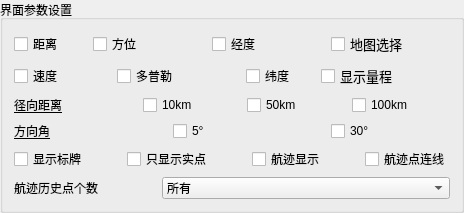
         <widget class="QGroupBox" name="groupBox_25">
          <property name="title">
           <string>界面参数设置</string>
          </property>
          <layout class="QGridLayout" name="gridLayout_14" rowstretch="1,1,1,1,1,1">
           <item row="0" column="0">
            <layout class="QHBoxLayout" name="horizontalLayout_260" stretch="0,1,3,1,3,1,4">
             <property name="spacing">
              <number>0</number>
             </property>
             <item>
              <widget class="QCheckBox" name="track_dispaly_28">
               <property name="text">
                <string>距离</string>
               </property>
              </widget>
             </item>
             <item>
              <spacer name="horizontalSpacer_403">
               <property name="orientation">
                <enum>Qt::Horizontal</enum>
               </property>
               <property name="sizeHint" stdset="0">
                <size>
                 <width>13</width>
                 <height>17</height>
                </size>
               </property>
              </spacer>
             </item>
             <item>
              <widget class="QCheckBox" name="realpoint_display_7">
               <property name="text">
                <string>方位</string>
               </property>
              </widget>
             </item>
             <item>
              <spacer name="horizontalSpacer_404">
               <property name="orientation">
                <enum>Qt::Horizontal</enum>
               </property>
               <property name="sizeHint" stdset="0">
                <size>
                 <width>13</width>
                 <height>17</height>
                </size>
               </property>
              </spacer>
             </item>
             <item>
              <widget class="QCheckBox" name="GPS_display_17">
               <property name="sizePolicy">
                <sizepolicy hsizetype="Expanding" vsizetype="Expanding">
                 <horstretch>0</horstretch>
                 <verstretch>0</verstretch>
                </sizepolicy>
               </property>
               <property name="text">
                <string>经度</string>
               </property>
              </widget>
             </item>
             <item>
              <spacer name="horizontalSpacer_405">
               <property name="orientation">
                <enum>Qt::Horizontal</enum>
               </property>
               <property name="sizeHint" stdset="0">
                <size>
                 <width>13</width>
                 <height>17</height>
                </size>
               </property>
              </spacer>
             </item>
             <item>
              <widget class="QCheckBox" name="GPS_display_18">
               <property name="font">
                <font>
                 <pointsize>10</pointsize>
                </font>
               </property>
               <property name="text">
                <string>地图选择</string>
               </property>
              </widget>
             </item>
            </layout>
           </item>
           <item row="1" column="0">
            <layout class="QHBoxLayout" name="horizontalLayout_261" stretch="3,1,4,1,0,1,5">
             <property name="spacing">
              <number>0</number>
             </property>
             <item>
              <widget class="QCheckBox" name="measurement_display_4">
               <property name="text">
                <string>速度</string>
               </property>
              </widget>
             </item>
             <item>
              <spacer name="horizontalSpacer_406">
               <property name="orientation">
                <enum>Qt::Horizontal</enum>
               </property>
               <property name="sizeHint" stdset="0">
                <size>
                 <width>13</width>
                 <height>17</height>
                </size>
               </property>
              </spacer>
             </item>
             <item>
              <widget class="QCheckBox" name="GPS_display_19">
               <property name="text">
                <string>多普勒</string>
               </property>
              </widget>
             </item>
             <item>
              <spacer name="horizontalSpacer_407">
               <property name="orientation">
                <enum>Qt::Horizontal</enum>
               </property>
               <property name="sizeHint" stdset="0">
                <size>
                 <width>13</width>
                 <height>17</height>
                </size>
               </property>
              </spacer>
             </item>
             <item>
              <widget class="QCheckBox" name="GPS_display_20">
               <property name="sizePolicy">
                <sizepolicy hsizetype="Expanding" vsizetype="Expanding">
                 <horstretch>0</horstretch>
                 <verstretch>0</verstretch>
                </sizepolicy>
               </property>
               <property name="text">
                <string>纬度</string>
               </property>
              </widget>
             </item>
             <item>
              <spacer name="horizontalSpacer_408">
               <property name="orientation">
                <enum>Qt::Horizontal</enum>
               </property>
               <property name="sizeHint" stdset="0">
                <size>
                 <width>13</width>
                 <height>17</height>
                </size>
               </property>
              </spacer>
             </item>
             <item>
              <widget class="QCheckBox" name="GPS_display_21">
               <property name="font">
                <font>
                 <pointsize>10</pointsize>
                </font>
               </property>
               <property name="text">
                <string>显示量程</string>
               </property>
              </widget>
             </item>
            </layout>
           </item>
           <item row="2" column="0">
            <layout class="QHBoxLayout" name="horizontalLayout_262" stretch="4,1,3,1,3,1,4">
             <item>
              <widget class="QLabel" name="label_249">
               <property name="font">
                <font>
                 <underline>true</underline>
                </font>
               </property>
               <property name="text">
                <string>径向距离</string>
               </property>
              </widget>
             </item>
             <item>
              <spacer name="horizontalSpacer_409">
               <property name="orientation">
                <enum>Qt::Horizontal</enum>
               </property>
               <property name="sizeHint" stdset="0">
                <size>
                 <width>40</width>
                 <height>20</height>
                </size>
               </property>
              </spacer>
             </item>
             <item>
              <widget class="QCheckBox" name="track_dispaly_29">
               <property name="text">
                <string>10km</string>
               </property>
              </widget>
             </item>
             <item>
              <spacer name="horizontalSpacer_410">
               <property name="orientation">
                <enum>Qt::Horizontal</enum>
               </property>
               <property name="sizeHint" stdset="0">
                <size>
                 <width>40</width>
                 <height>20</height>
                </size>
               </property>
              </spacer>
             </item>
             <item>
              <widget class="QCheckBox" name="track_dispaly_30">
               <property name="text">
                <string>50km</string>
               </property>
              </widget>
             </item>
             <item>
              <spacer name="horizontalSpacer_411">
               <property name="orientation">
                <enum>Qt::Horizontal</enum>
               </property>
               <property name="sizeHint" stdset="0">
                <size>
                 <width>40</width>
                 <height>20</height>
                </size>
               </property>
              </spacer>
             </item>
             <item>
              <widget class="QCheckBox" name="track_dispaly_31">
               <property name="text">
                <string>100km</string>
               </property>
              </widget>
             </item>
            </layout>
           </item>
           <item row="3" column="0">
            <layout class="QHBoxLayout" name="horizontalLayout_263" stretch="3,1,3,1,3">
             <property name="spacing">
              <number>0</number>
             </property>
             <item>
              <widget class="QLabel" name="label_250">
               <property name="font">
                <font>
                 <underline>true</underline>
                </font>
               </property>
               <property name="text">
                <string>方向角</string>
               </property>
              </widget>
             </item>
             <item>
              <spacer name="horizontalSpacer_412">
               <property name="orientation">
                <enum>Qt::Horizontal</enum>
               </property>
               <property name="sizeHint" stdset="0">
                <size>
                 <width>40</width>
                 <height>20</height>
                </size>
               </property>
              </spacer>
             </item>
             <item>
              <widget class="QCheckBox" name="track_dispaly_32">
               <property name="text">
                <string>5°</string>
               </property>
              </widget>
             </item>
             <item>
              <spacer name="horizontalSpacer_413">
               <property name="orientation">
                <enum>Qt::Horizontal</enum>
               </property>
               <property name="sizeHint" stdset="0">
                <size>
                 <width>40</width>
                 <height>20</height>
                </size>
               </property>
              </spacer>
             </item>
             <item>
              <widget class="QCheckBox" name="track_dispaly_33">
               <property name="text">
                <string>30°</string>
               </property>
              </widget>
             </item>
            </layout>
           </item>
           <item row="4" column="0">
            <layout class="QHBoxLayout" name="horizontalLayout_265" stretch="0,0,0,0,0,0,0">
             <property name="spacing">
              <number>0</number>
             </property>
             <item>
              <widget class="QCheckBox" name="track_dispaly_35">
               <property name="text">
                <string>显示标牌</string>
               </property>
              </widget>
             </item>
             <item>
              <spacer name="horizontalSpacer_417">
               <property name="orientation">
                <enum>Qt::Horizontal</enum>
               </property>
               <property name="sizeHint" stdset="0">
                <size>
                 <width>40</width>
                 <height>20</height>
                </size>
               </property>
              </spacer>
             </item>
             <item>
              <widget class="QCheckBox" name="realpoint_display_8">
               <property name="text">
                <string>只显示实点</string>
               </property>
              </widget>
             </item>
             <item>
              <spacer name="horizontalSpacer_414">
               <property name="orientation">
                <enum>Qt::Horizontal</enum>
               </property>
               <property name="sizeHint" stdset="0">
                <size>
                 <width>40</width>
                 <height>20</height>
                </size>
               </property>
              </spacer>
             </item>
             <item>
              <widget class="QCheckBox" name="track_dispaly_36">
               <property name="text">
                <string>航迹显示</string>
               </property>
              </widget>
             </item>
             <item>
              <spacer name="horizontalSpacer_415">
               <property name="orientation">
                <enum>Qt::Horizontal</enum>
               </property>
               <property name="sizeHint" stdset="0">
                <size>
                 <width>40</width>
                 <height>20</height>
                </size>
               </property>
              </spacer>
             </item>
             <item>
              <widget class="QCheckBox" name="track_dispaly_34">
               <property name="text">
                <string>航迹点连线</string>
               </property>
              </widget>
             </item>
            </layout>
           </item>
           <item row="5" column="0">
            <layout class="QHBoxLayout" name="horizontalLayout_266" stretch="0,1,5">
             <item>
              <widget class="QLabel" name="label_252">
               <property name="text">
                <string>航迹历史点个数</string>
               </property>
              </widget>
             </item>
             <item>
              <spacer name="horizontalSpacer_416">
               <property name="orientation">
                <enum>Qt::Horizontal</enum>
               </property>
               <property name="sizeHint" stdset="0">
                <size>
                 <width>40</width>
                 <height>20</height>
                </size>
               </property>
              </spacer>
             </item>
             <item>
              <widget class="QComboBox" name="comboBox_comCheckBit_7">
               <property name="minimumSize">
                <size>
                 <width>100</width>
                 <height>20</height>
                </size>
               </property>
               <item>
                <property name="text">
                 <string>所有</string>
                </property>
               </item>
               <item>
                <property name="text">
                 <string>10个点</string>
                </property>
               </item>
               <item>
                <property name="text">
                 <string>20个点</string>
                </property>
               </item>
               <item>
                <property name="text">
                 <string>30个点</string>
                </property>
               </item>
               <item>
                <property name="text">
                 <string>40个点</string>
                </property>
               </item>
               <item>
                <property name="text">
                 <string>50个点</string>
                </property>
               </item>
              </widget>
             </item>
            </layout>
           </item>
          </layout>
         </widget>
